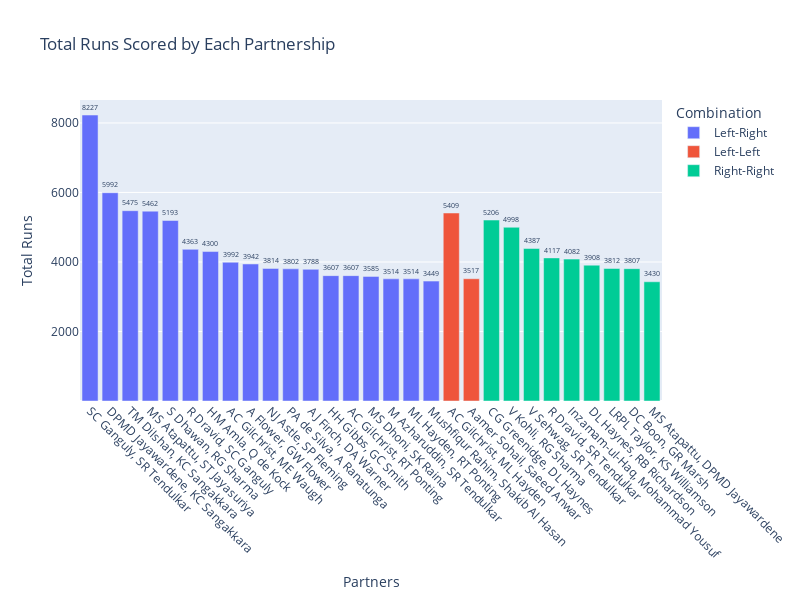

Write notebook code for a chart like this one.
### Code cell
import pandas as pd
import plotly.express as px

# Sample dataset (replace this with your loaded dataset)
data = {
    'Partners': ['SC Ganguly, SR Tendulkar', 'DPMD Jayawardene, KC Sangakkara', 'TM Dilshan, KC Sangakkara', 'MS Atapattu, ST Jayasuriya', 'AC Gilchrist, ML Hayden', 'CG Greenidge, DL Haynes', 'S Dhawan, RG Sharma', 'V Kohli, RG Sharma', 'V Sehwag, SR Tendulkar', 'R Dravid, SC Ganguly', 'HM Amla, Q de Kock', 'R Dravid, SR Tendulkar', 'Inzamam-ul-Haq, Mohammad Yousuf', 'AC Gilchrist, ME Waugh', 'A Flower, GW Flower', 'DL Haynes, RB Richardson', 'NJ Astle, SP Fleming', 'LRPL Taylor, KS Williamson', 'DC Boon, GR Marsh', 'PA de Silva, A Ranatunga', 'AJ Finch, DA Warner', 'HH Gibbs, GC Smith', 'AC Gilchrist, RT Ponting', 'MS Dhoni, SK Raina', 'Aamer Sohail, Saeed Anwar', 'M Azharuddin, SR Tendulkar', 'ML Hayden, RT Ponting', 'Mushfiqur Rahim, Shakib Al Hasan', 'MS Atapattu, DPMD Jayawardene'],
    'Runs': [8227, 5992, 5475, 5462, 5409, 5206, 5193, 4998, 4387, 4363, 4300, 4117, 4082, 3992, 3942, 3908, 3814, 3812, 3807, 3802, 3788, 3607, 3607, 3585, 3517, 3514, 3514, 3449, 3430],
    'Combination': ['Left-Right', 'Left-Right', 'Left-Right', 'Left-Right', 'Left-Left', 'Right-Right', 'Left-Right', 'Right-Right', 'Right-Right', 'Left-Right', 'Left-Right', 'Right-Right', 'Right-Right', 'Left-Right', 'Left-Right', 'Right-Right', 'Left-Right', 'Right-Right', 'Right-Right', 'Left-Right', 'Left-Right', 'Left-Right', 'Left-Right', 'Left-Right', 'Left-Left', 'Left-Right', 'Left-Right', 'Left-Right', 'Right-Right' ]
}

# Create a DataFrame from the sample data (you can replace this with your loaded DataFrame)
df = pd.DataFrame(data)

# Split the 'Partners' column into a list of partner names
df['Partners'] = df['Partners'].str.split(', ')

# Create a list of partner names
partner_names = [', '.join(partners) for partners in df['Partners']]

# Sort the DataFrame by 'Runs' in descending order
df = df.sort_values(by='Runs', ascending=False)

# Create a vertical bar chart with tooltips and custom sorting, and color code by 'Combination'
fig = px.bar(df, x=partner_names, y='Runs', color='Combination',
             title='Total Runs Scored by Each Partnership',
             labels={'x': 'Partners', 'Runs': 'Total Runs'}, hover_data=['Combination'])

# Customize the tooltip formatting
fig.update_traces(texttemplate='%{y}', textposition='outside')

# Set custom tick values for the y-axis to create gaps at 3000, 6000, and 9000
fig.update_yaxes(tickvals=[2000, 4000, 6000, 8000])

# Adjust the chart size to accommodate larger values
fig.update_layout(height=600, width=800)  # Increase the height and width as needed

# Rotate the y-axis labels for better readability
fig.update_layout(xaxis_tickangle=45)

# Show the interactive chart
fig.show()

### Figure 1 — Plotly figure (JSON) as saved in the notebook; plotly's stock layout.template omitted (floating-point values rounded to 4 significant figures)
{"data": [{"alignmentgroup": "True", "customdata": [["Left-Right"], ["Left-Right"], ["Left-Right"], ["Left-Right"], ["Left-Right"], ["Left-Right"], ["Left-Right"], ["Left-Right"], ["Left-Right"], ["Left-Right"], ["Left-Right"], ["Left-Right"], ["Left-Right"], ["Left-Right"], ["Left-Right"], ["Left-Right"], ["Left-Right"], ["Left-Right"]], "hovertemplate": "Combination=%{customdata[0]}<br>Partners=%{x}<br>Total Runs=%{y}<extra></extra>", "legendgroup": "Left-Right", "marker": {"color": "#636efa", "pattern": {"shape": ""}}, "name": "Left-Right", "offsetgroup": "Left-Right", "orientation": "v", "showlegend": true, "textposition": "outside", "texttemplate": "%{y}", "type": "bar", "x": ["SC Ganguly, SR Tendulkar", "DPMD Jayawardene, KC Sangakkara", "TM Dilshan, KC Sangakkara", "MS Atapattu, ST Jayasuriya", "S Dhawan, RG Sharma", "R Dravid, SC Ganguly", "HM Amla, Q de Kock", "AC Gilchrist, ME Waugh", "A Flower, GW Flower", "NJ Astle, SP Fleming", "PA de Silva, A Ranatunga", "AJ Finch, DA Warner", "HH Gibbs, GC Smith", "AC Gilchrist, RT Ponting", "MS Dhoni, SK Raina", "M Azharuddin, SR Tendulkar", "ML Hayden, RT Ponting", "Mushfiqur Rahim, Shakib Al Hasan"], "xaxis": "x", "y": [8227, 5992, 5475, 5462, 5193, 4363, 4300, 3992, 3942, 3814, 3802, 3788, 3607, 3607, 3585, 3514, 3514, 3449], "yaxis": "y"}, {"alignmentgroup": "True", "customdata": [["Left-Left"], ["Left-Left"]], "hovertemplate": "Combination=%{customdata[0]}<br>Partners=%{x}<br>Total Runs=%{y}<extra></extra>", "legendgroup": "Left-Left", "marker": {"color": "#EF553B", "pattern": {"shape": ""}}, "name": "Left-Left", "offsetgroup": "Left-Left", "orientation": "v", "showlegend": true, "textposition": "outside", "texttemplate": "%{y}", "type": "bar", "x": ["AC Gilchrist, ML Hayden", "Aamer Sohail, Saeed Anwar"], "xaxis": "x", "y": [5409, 3517], "yaxis": "y"}, {"alignmentgroup": "True", "customdata": [["Right-Right"], ["Right-Right"], ["Right-Right"], ["Right-Right"], ["Right-Right"], ["Right-Right"], ["Right-Right"], ["Right-Right"], ["Right-Right"]], "hovertemplate": "Combination=%{customdata[0]}<br>Partners=%{x}<br>Total Runs=%{y}<extra></extra>", "legendgroup": "Right-Right", "marker": {"color": "#00cc96", "pattern": {"shape": ""}}, "name": "Right-Right", "offsetgroup": "Right-Right", "orientation": "v", "showlegend": true, "textposition": "outside", "texttemplate": "%{y}", "type": "bar", "x": ["CG Greenidge, DL Haynes", "V Kohli, RG Sharma", "V Sehwag, SR Tendulkar", "R Dravid, SR Tendulkar", "Inzamam-ul-Haq, Mohammad Yousuf", "DL Haynes, RB Richardson", "LRPL Taylor, KS Williamson", "DC Boon, GR Marsh", "MS Atapattu, DPMD Jayawardene"], "xaxis": "x", "y": [5206, 4998, 4387, 4117, 4082, 3908, 3812, 3807, 3430], "yaxis": "y"}], "layout": {"barmode": "relative", "height": 600, "legend": {"title": {"text": "Combination"}, "tracegroupgap": 0}, "title": {"text": "Total Runs Scored by Each Partnership"}, "width": 800, "xaxis": {"anchor": "y", "domain": [0, 1], "tickangle": 45, "title": {"text": "Partners"}}, "yaxis": {"anchor": "x", "domain": [0, 1], "tickvals": [2000, 4000, 6000, 8000], "title": {"text": "Total Runs"}}}}
